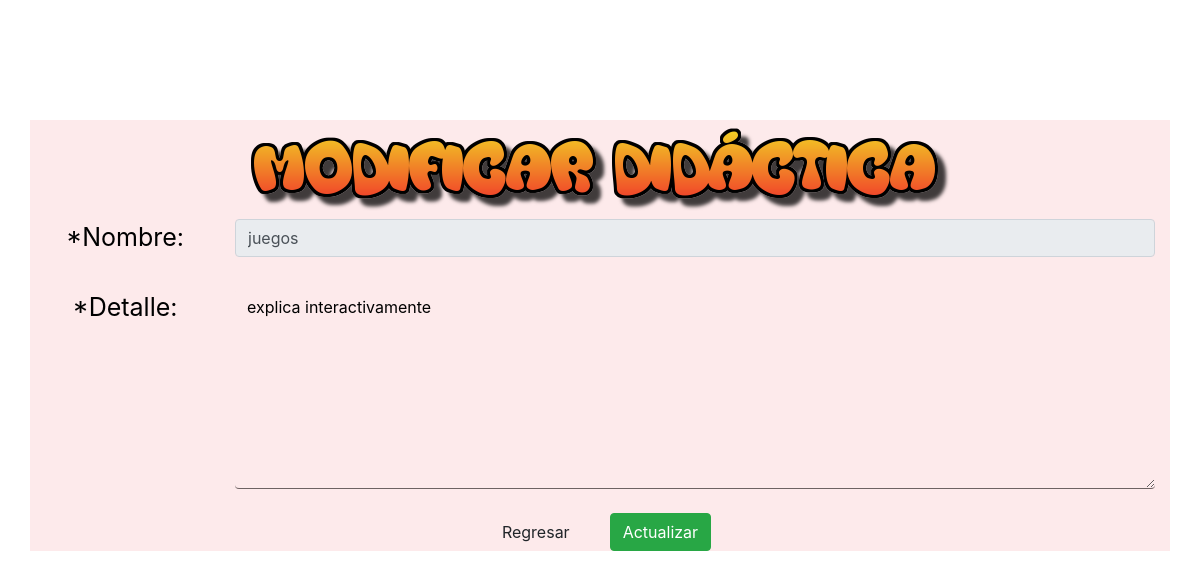
/estrategiasDidacticas/modificarEstrategiasDidacticas.php?descripcion=juegos, run on an earlier commit of the app's database.
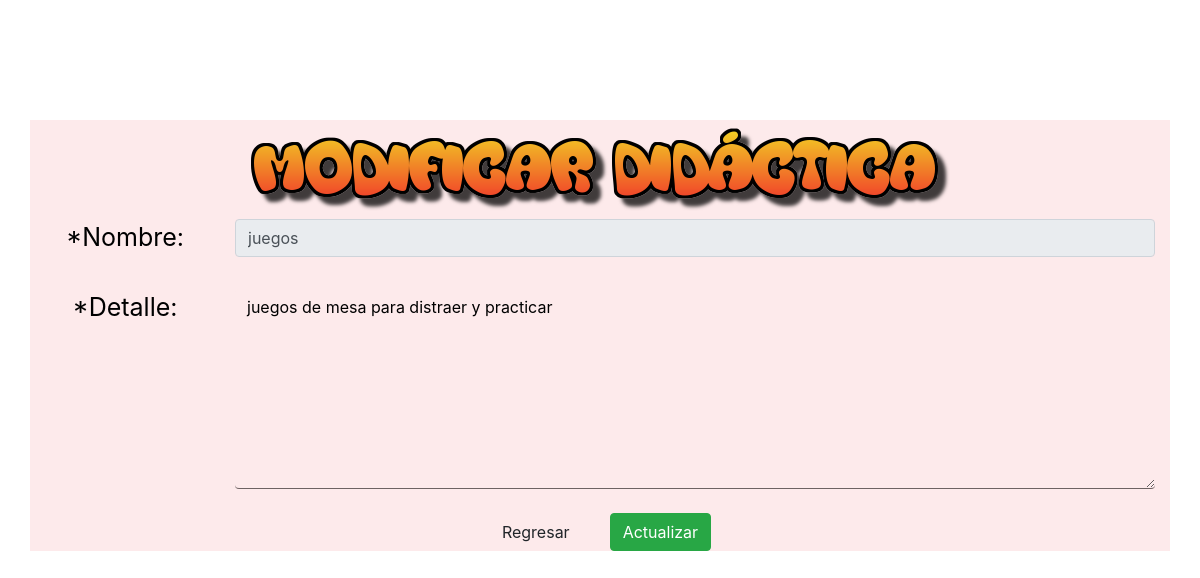
And on a later commit of the database.
### tables this page shows
CREATE TABLE `res_didactica` (
  `descripcion` varchar(200) NOT NULL,
  `detalle` varchar(4055) NOT NULL
);

### estrategiasDidacticas/modificarEstrategiasDidacticas.php (the view, shortened to what this page needs)
<?php
    require '../environmentConexion.php';
	$descripcion = $_GET['descripcion'];
	$sql = "SELECT * FROM res_didactica WHERE descripcion = '$descripcion'";
	$resultado = $mysqli->query($sql);
	$row = $resultado->fetch_array(MYSQLI_ASSOC);
?>
<html lang="es">
<head>
    <link rel="stylesheet" href="./css/styleModificarEstrategiasDidacticas.css">
    <link rel="stylesheet" href="https://cdn.jsdelivr.net/npm/bootstrap@4.5.3/dist/css/bootstrap.min.css"
>
</head>
<body>
    <div class="container">
        <img src="../images/modificarDidactica.png" class="img-fluid" alt="Ingresar didáctica">
        <form class="form-floating" method="POST" action="./updateEstrategiasDidacticas.php" autocomplete="off">
            <div class="row">
                <div class="col-sm-2">
                    <label for="descripcion" class="labels">*Nombre:</label>
                </div>
                <div class="col-sm-10">
                    <input type="text" class="form-control" id="descripcion" name="descripcion" readonly
                        placeholder="Ingresa el nombre de la didactica" value="<?php echo $row['descripcion']; ?>"
                        required>
                </div>
            </div>
            <br>
            <div class="row">
                <div class="col-sm-2">
                    <label for="detalle" class="labels">*Detalle:</label>
                </div>
                <div class="col-sm-10">
                    <textarea class="form-control" id="detalle" name="detalle"
                        placeholder="Ingresa el nombre de la didactica"
                        required><?php echo $row['detalle']; ?></textarea>
                </div>
            </div>
            <br>
            <div class="form-group">
                <a href="./estrategiasDidacticas.php" class="btn btn-default">Regresar</a>
                <button type="submit" class="btn btn-success">Actualizar</button>
            </div>
        </form>
    </div>
</body>
</html>

What changed in the data, as far as the page shows it:
changed res_didactica "juegos": detalle "explica interactivamente" → "juegos de mesa para distraer y practicar"
